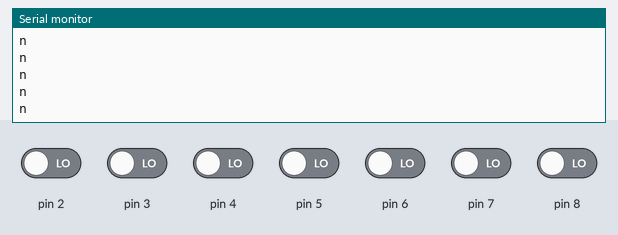
Recording of a sketch running on a simulated Arduino Uno, built with avr-gcc and run on an emulated ATmega328P. Parts: the last lines printed to the serial monitor. The inputs (shaded band) are chosen by the test bench; at power-on: pin 2–8 LOW.

Above: at 1.2 s.
1.3 s: pin 2 driven HIGH
2.8 s: pin 8 driven HIGH
4.3 s: pin 3 driven HIGH
At 4.31 s:
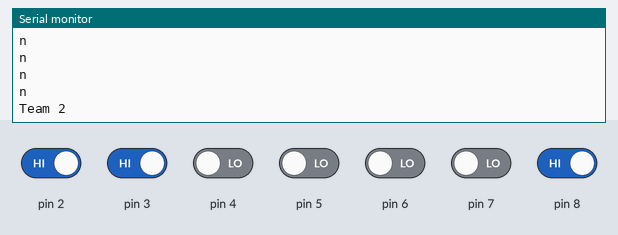
5.8 s: pin 4 driven HIGH
At 5.81 s:
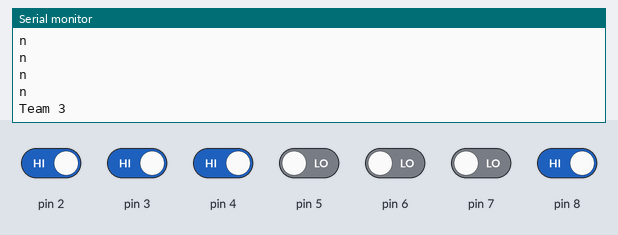
7.3 s: pin 5 driven HIGH
At 7.31 s:
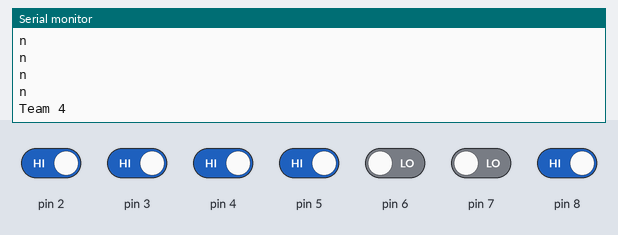
8.8 s: pin 6 driven HIGH
At 8.81 s:
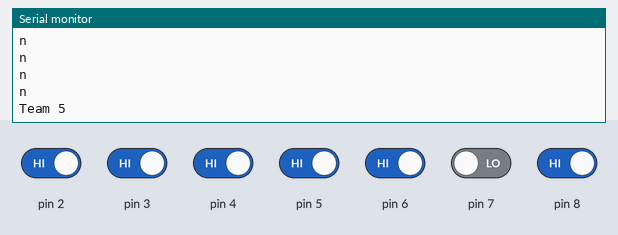
Timing chart, 0 to 11.3 s (numbered marks = the images above; inputs shaded):
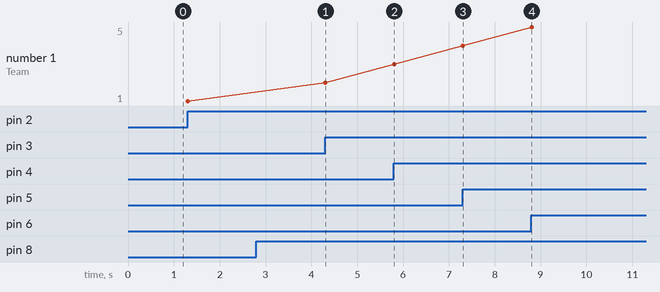

Measured:
- after the input at 4.3 s, the serial monitor: prints a new line at once (image 1)
- after the input at 5.8 s, the serial monitor: prints a new line at once (image 2)
- after the input at 7.3 s, the serial monitor: prints a new line at once (image 3)
- after the input at 8.8 s, the serial monitor: prints a new line at once (image 4)
- plotted number 1: 1 → 2 after the input at 4.3 s, 2 → 3 after the input at 5.8 s, 3 → 4 after the input at 7.3 s, 4 → 5 after the input at 8.8 s

The sketch:

Auction_data_send.ino
```cpp
void(* resetFunc) (void) = 0;

int inputState[7] = {0,0,0,0,0,0,0};
String m = ",";
String Bid_team_states[7] = {"Team 1", "Team 2", "Team 3", "Team 4", "Team 5", "Team 6", "End",};
int count = 0;
int one = 0;
int x;

void setup() {
  // put your setup code here, to run once:
Serial.begin(9600);
//Serial.setTimeout(1);

}

void loop() {
  // put your main code here, to run repeatedly:


int inputValues [7];


int pin1 = digitalRead(2);
int pin2 = digitalRead(3);
int pin3 = digitalRead(4);
int pin4 = digitalRead(5);
int pin5 = digitalRead(6);
int pin6 = digitalRead(7);
int pin7 = digitalRead(8);

inputValues[0] = pin1;
inputValues[1] = pin2;
inputValues[2] = pin3;
inputValues[3] = pin4;
inputValues[4] = pin5;
inputValues[5] = pin6;
inputValues[6] = pin7;


//For loop for team identification of bidder and state doen't suport reppetative
for(int i=0; i<6; i++){
  if (inputValues[i] != inputState[i] && inputValues[i] == 1){
      Serial.println(Bid_team_states[i]);
      inputState[i] = inputValues[i];
}
  else{
    inputState[i] = inputValues[i];
    }
    }


//IF loop for Ending the bidding supports repetative nature
if (inputValues[6] != inputState[6] && inputValues[6] == 1){
      Serial.println(Bid_team_states[6]);
      inputState[6] = inputValues[6];
}
else{
  inputState[6] = inputValues[6];

  }


Serial.println("n");
delay(100);
}


//Serial.println(inputValues[0] + m + inputValues[1] + m + inputValues[2]);
//delay(100);
```
